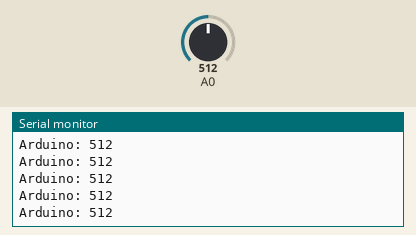
Bench run of a sketch on a simulated Arduino Uno, built with avr-gcc and run on an emulated ATmega328P. Shown: the last lines printed to the serial monitor. Inputs (shaded band) come from the test bench; at power-on: A0 = 512.

Above: at 2.7 s.
2.8 s: A0 set to 985
At 2.84 s:
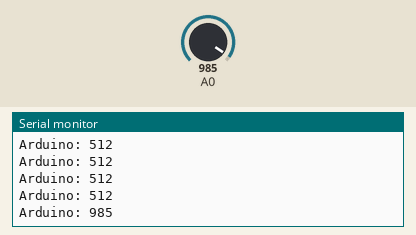
5.8 s: A0 set to 1008
At 5.81 s:
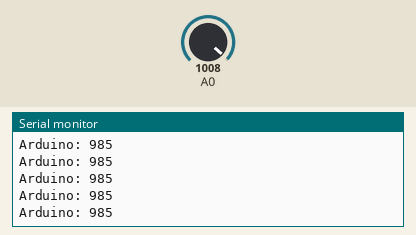
Timing chart, 0 to 8.8 s (numbered marks = the images above; inputs shaded):
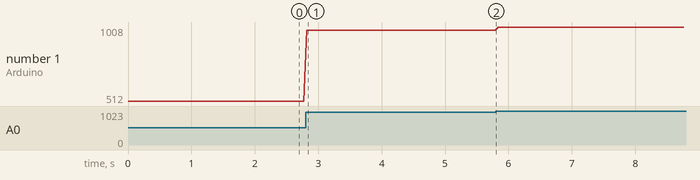

The sketch:

bluetooth_test.ino
```cpp
int counter =0;

void setup() {
  Serial.begin(9600);
}

void loop() {
  counter++;
  int sensorValue = analogRead(A0);
  Serial.print("Arduino: ");
  Serial.println(sensorValue);
  delay(50); // wait half a sec
}
```

Measured:
- after the input at 2.8 s, the serial monitor: prints a new line at once (image 1)
- plotted number 1: 512 → 985 after the input at 2.8 s, 985 → 1008 after the input at 5.8 s
